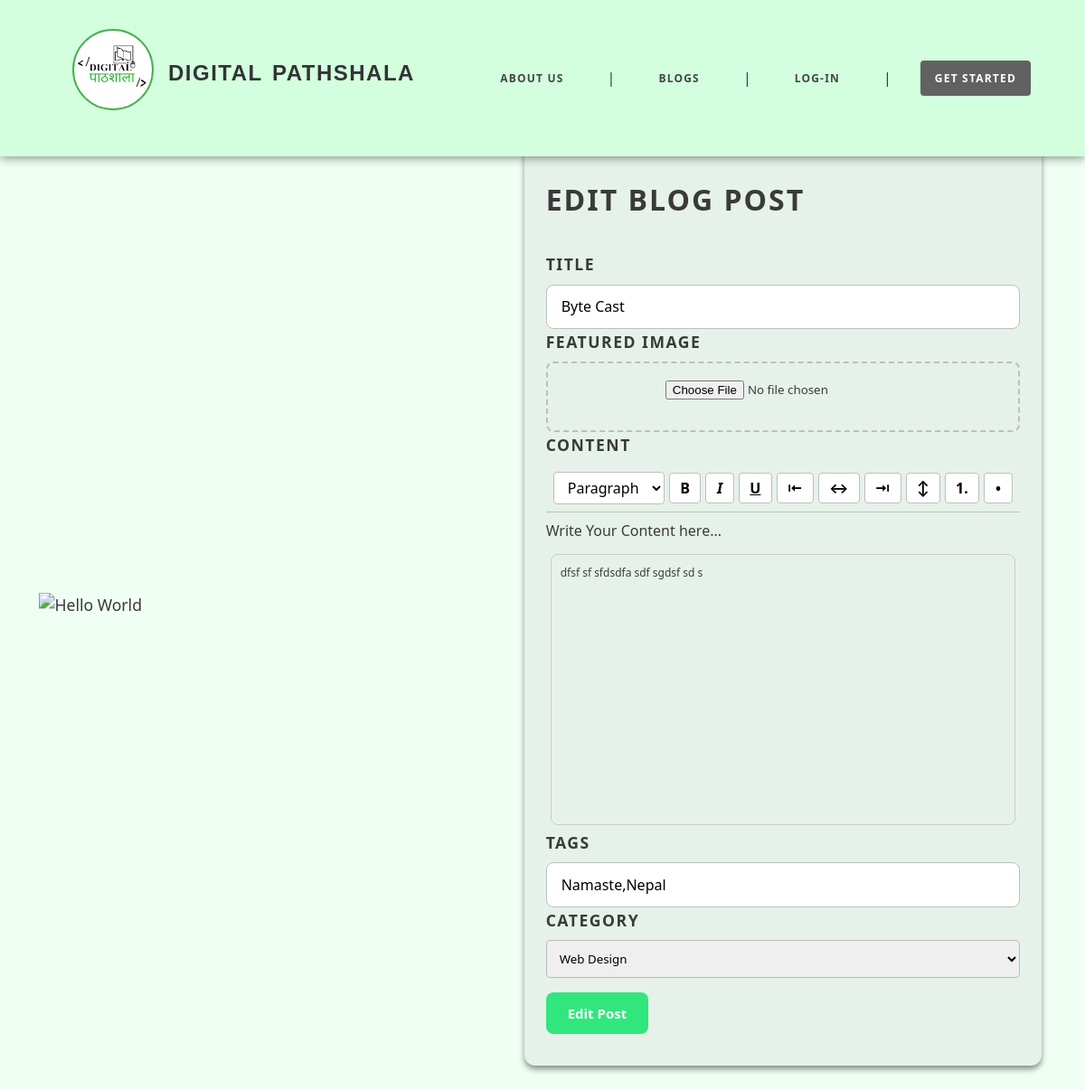
The page /blogs/1/edit-blog/ on the database as committed earlier.
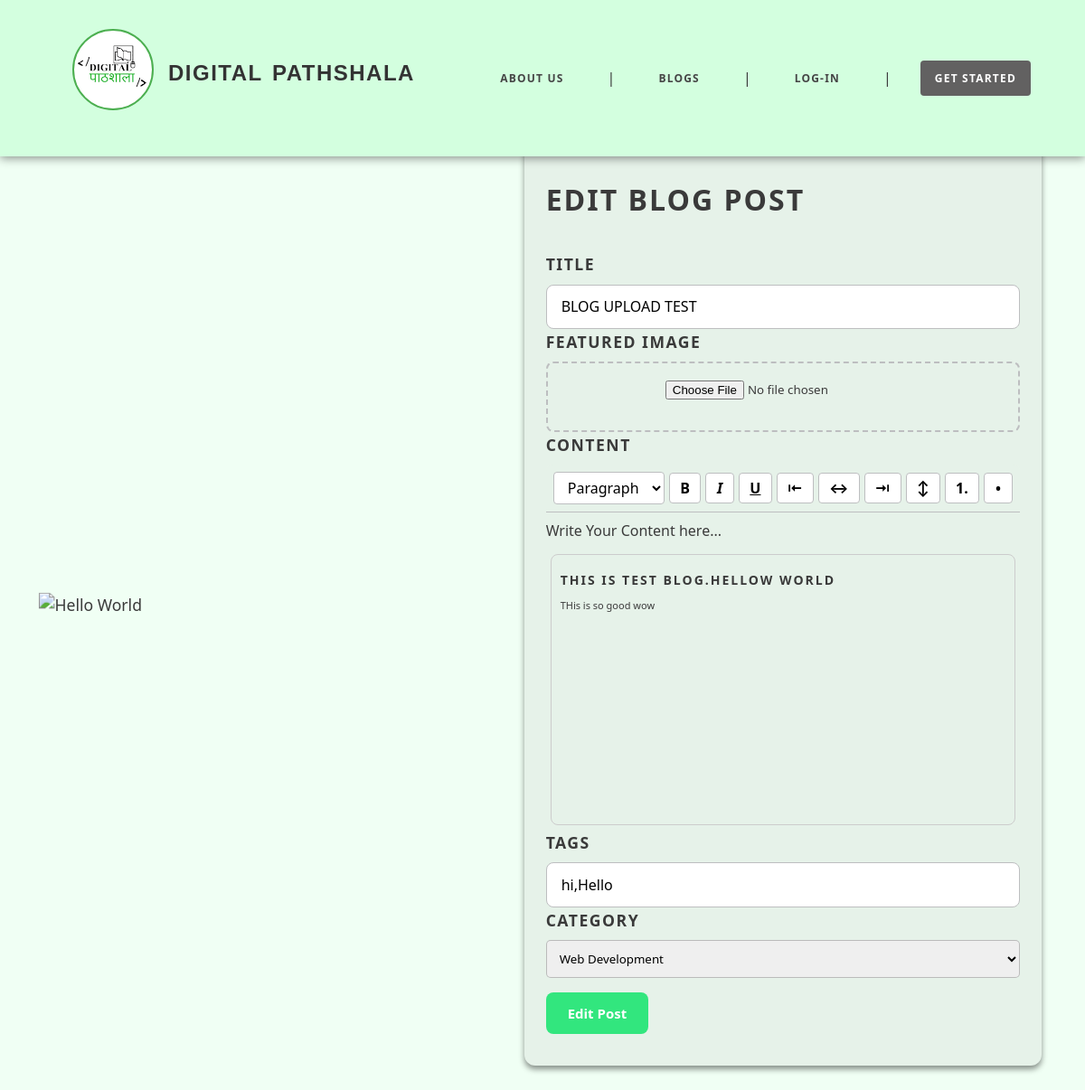
The same page on the database as committed later.
### addBlogs/models.py (models this page shows, shortened)
class addBlog(models.Model):
    def generateImagePath(instance, filename):
        return f'blog/{instance.author.username}/images/{filename}'
    def generateAttachmentPath(instance, filename):
        return f'blog/{instance.author.username}/attachments/{filename}'
    class StatusOptions(models.TextChoices):
        ACTIVE = "Active", "Active"
        INACTIVE = "Rejected", "Rejected"
        PENDING = "Pending", "Pending"
    title = models.CharField(max_length=100)
    image = models.ImageField(upload_to=generateImagePath, default='static/assets/blog1.png')
    attachment = models.FileField(blank=True, null=True, upload_to=generateAttachmentPath)
    content = models.TextField()
    author = models.ForeignKey(User, on_delete=models.CASCADE, related_name='blog_posts')
    tags = TaggableManager(blank=True)
    status = models.CharField(max_length=8, choices=StatusOptions, default=StatusOptions.PENDING)
    created_at = models.DateTimeField(default=timezone.now)
    updated_at = models.DateTimeField(default=timezone.now)
    category = models.ForeignKey(Category, null=True, blank=True, on_delete=models.SET_NULL)
    featured = models.BooleanField(default=False)

class Category(models.Model):
    name = models.CharField(max_length=50)
    def __str__(self):
        return self.name

### addBlogs/views.py (the view)
# urls.py: path('<int:id>/edit-blog/', blog_views.editBlogPage, name='edit_blogPage'),
def editBlogPage(request, id):
    blog = models.addBlog.objects.get(id=id)
    categories = models.Category.objects.all()
    tags = ",".join(tag.name for tag in blog.tags.all())
    return render(request, 'pages/blogs/edit-blog.html', {'blog':blog, "categories": categories, "tags":tags})

### templates/pages/blogs/edit-blog.html (shortened to what this page needs)
{% load static %}
<!DOCTYPE html>
<html lang="en">
<head>
    <link rel="stylesheet" href="/static/css/add-blog.css" />
</head>
 {% include "layout/header.html" %}
<body>
    <div class="body">
        <div class="topaddsection">
            <img src="/static/assets/working_boy.png" alt="Hello World"/>
        </div>
        <form method="POST" action="/blogs/{{blog.id}}/edit/" enctype="multipart/form-data" id="blogForm">
            <div class="addsection">
                <div class="innersection">
                    <h1>Edit Blog Post</h1>
                    <div class="form-group">
                        <label for="blogTitle">Title</label>
                        <input value="{{blog.title}}" type="text" id="blogTitle" name="title" placeholder="Enter your blog title" required />
                    </div>
                    <div class="form-group">
                        <label for="imageInput">Featured Image</label>
                        <div class="image-upload-container">
                            <input type="file" id="imageInput" name="image" accept="image/*" />
                        </div>
                    </div>
                    <div class="form-group">
                        <label for="editor">Content</label>
                        <div class="editor-toolbar">
                            <select id="formatBlock" class="toolbar-btn">
                                <option value="P">Paragraph</option>
                            </select>
                            <button type="button" class="toolbar-btn" data-command="bold" title="Bold"><b>B</b></button>
                            <button type="button" class="toolbar-btn" data-command="italic" title="Italic"><i>I</i></button>
                            <button type="button" class="toolbar-btn" data-command="underline" title="Underline"><u>U</u></button>
                            <button type="button" class="toolbar-btn" data-command="justifyLeft" title="Align Left">&#8676;</button>
                            <button type="button" class="toolbar-btn" data-command="justifyCenter" title="Align Center">&#8596;</button>
                            <button type="button" class="toolbar-btn" data-command="justifyRight" title="Align Right">&#8677;</button>
                            <button type="button" class="toolbar-btn" data-command="justifyFull" title="Justify">&#8597;</button>
                            <button type="button" class="toolbar-btn" data-command="insertOrderedList" title="Numbered List">1.</button>
                            <button type="button" class="toolbar-btn" data-command="insertUnorderedList" title="Bulleted List">&#8226;</button>
                        </div>
                        Write Your Content here...
                        <div id="editor" class="editor-content" contenteditable="true" style="border: 1px solid #ccc; min-height: 100px; padding: 10px;">
                            {{ blog.content|safe}}
                        </div>
                    </div>
                    <div class="form-group">
                        <label for="blogTags">Tags</label>
                        <input value="{{tags}}" type="text" id="blogTags" name="tags" placeholder="Enter tags separated by commas" />
                    </div>
                    <div class="form-group">
                        <label for="blogTags">Category</label>
                        <select type="text" id="category" name="category" />
                        <option value="{{blog.category}}">{{blog.category}}</option>
                    </div>
                    <div class="form-actions">
                        <button type="submit" class="btn-primary">Edit Post</button>
                    </div>
                </div>
            </div>
        </form>
    </div>

Rows that differ between the two databases and show on the page:
changed addBlog: title "Byte Cast" → "BLOG UPLOAD TEST"; content "dfsf sf sfdsdfa sdf sgdsf sd s" → "THIS IS TEST BLOG.HELLOW WORLD THis is so good wow"; category "Web Design" → "Web Development"
Other text that changed with them:
form field tags: "Namaste,Nepal" → "hi,Hello"
